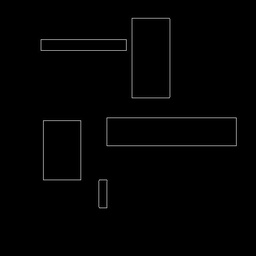
#> input picture Mini_Project Group 2/edgeImage.jpg, 256 x 256 px, shrunk from 540 x 540 before the run, found by its file name
$ python HoughSpace.py
#> lines starting #> are read from the running program, lines starting #| are printed output that depends on the picture
import cv2 as cv
import numpy as np
import matplotlib.pyplot as plt
import matplotlib.lines as mlines


# A function to detect the hough space of the image


def HoughSpace(EdgeImage, num_rhos=180, num_thetas=180, t_count=220):
    edge_height, edge_width = EdgeImage.shape[:2]
    edge_height_half, edge_width_half = edge_height / 2, edge_width / 2

    d = np.sqrt(np.square(edge_height) + np.square(edge_width))
    dtheta = 180 / num_thetas
    drho = (2 * d) / num_rhos

    thetas = np.arange(0, 180, step=dtheta)
    rhos = np.arange(-d, d, step=drho)

    cos_thetas = np.cos(np.deg2rad(thetas))
    sin_thetas = np.sin(np.deg2rad(thetas))

    accumulator = np.zeros((len(rhos), len(rhos)))

    figure = plt.figure()
    subplot = figure.add_subplot()
    subplot.set_facecolor((0, 0, 0))

    for y in range(edge_height):
        for x in range(edge_width):
            if (EdgeImage[y][x].any() != 0):
                edge_point = [y - edge_height_half, x - edge_width_half]
                ys, xs = [], []
                for theta_idx in range(len(thetas)):
                    rho = (edge_point[1] * cos_thetas[theta_idx]) + \
                        (edge_point[0] * sin_thetas[theta_idx])
                    theta = thetas[theta_idx]
                    rho_idx = np.argmin(np.abs(rhos - rho))
                    accumulator[rho_idx][theta_idx] += 1
                    ys.append(rho)
                    xs.append(theta)
                subplot.plot(xs, ys, color="white", alpha=0.05)

    for y in range(accumulator.shape[0]):
        for x in range(accumulator.shape[1]):
            if accumulator[y][x] > t_count:
                rho = rhos[y]
                theta = thetas[x]
                a = np.cos(np.deg2rad(theta))
                b = np.sin(np.deg2rad(theta))
                x0 = (a * rho) + edge_width_half
                y0 = (b * rho) + edge_height_half
                x1 = int(x0 + 1000 * (-b))
                y1 = int(y0 + 1000 * (a))
                x2 = int(x0 - 1000 * (-b))
                y2 = int(y0 - 1000 * (a))
                subplot.plot([theta], [rho], marker='.', color="red")

    subplot.invert_yaxis()
    subplot.invert_xaxis()

    subplot.title.set_text("Hough Space")
    plt.show()
    return accumulator, rhos, thetas


if __name__ == "__main__":
    EdgeImage = cv.imread("EdgeImage.jpg")
#> EdgeImage is the input picture: shape (256, 256, 3); min 0, max 156, mean 2.3
    EdgeImage = cv.dilate(
        EdgeImage,
        cv.getStructuringElement(cv.MORPH_RECT, (3, 3)),
        iterations=1)
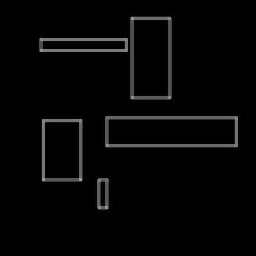
#> EdgeImage: shape (256, 256, 3); min 0, max 156, mean 5.6
    EdgeImage = cv.erode(
        EdgeImage,
        cv.getStructuringElement(cv.MORPH_RECT, (3, 3)),
        iterations=1)

    print("Please keep patience...This function takes a little time...")
    HoughSpace(EdgeImage)
#> after the loop in HoughSpace, `for y in range(edge_height):`:
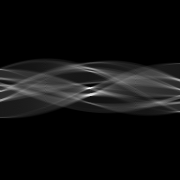
#> accumulator: shape (180, 180) float64; min 0, max 673, mean 42.3; drawn with min black and max white
#> in HoughSpace, `plt.show()`:
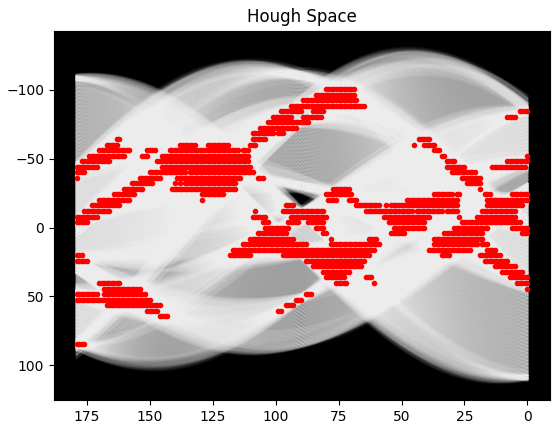
#> figure drawn by matplotlib, 1 panel; curve peaks at x = 0, y = 0; curve peaks at x = 0, y = 7; curve peaks at x = 0, y = 32
